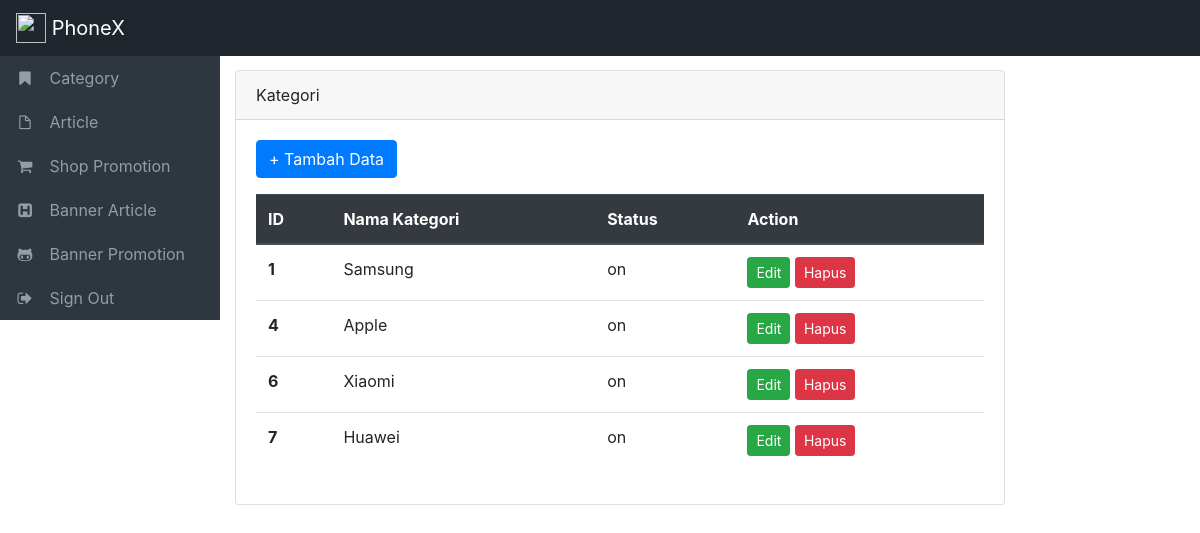
The app's page /index.php/admin/kategori with its own data.
### tables this page shows
CREATE TABLE `kategori` (
  `kategori_id` int(10) NOT NULL,
  `kategori` varchar(100) NOT NULL,
  `status` enum('on','off') NOT NULL
);

### application/controllers/Admin.php (called while the page is built, shortened)
<?php
class Admin extends CI_Controller{
    public function __construct()
    {
        $this->load->model('Admin_model');
        $this->load->library('form_validation');
    }
    public function kategori(){
        $data['kategori'] = $this->Admin_model->getAllKategori();
        $this->load->view('admin/template/header');
        $this->load->view('admin/module/kategori/kategori_view',$data);
        $this->load->view('admin/template/footer');
    }
}

### index.php (called while the page is built, shortened)
<?php
require_once BASEPATH.'core/CodeIgniter.php';

### application/models/Admin_model.php (called while the page is built, shortened)
<?php
class Admin_model extends CI_Model{
    public function getAllKategori()
    {
        return $this->db->get('kategori')->result_array();
    }
}

### application/views/admin/module/kategori/kategori_view.php (the view, shortened to what this page needs)
<div class="content col-md-8">
    <div class="card">
    <div class="card-header">
        Kategori
    </div>
    <div class="card-body">
    <a class="btn btn-primary" href="<?= BASE_URL();?>admin/tambahKategori" role="button">+ Tambah Data</a>
    <table class="table mt-3">
        <thead class="thead-dark">
            <tr>
            <th scope="col">ID</th>
            <th scope="col">Nama Kategori</th>
            <th scope="col">Status</th>
            <th scope="col">Action</th>
            </tr>
        </thead>
        <tbody>
        <?php foreach($kategori as $catg):?>
        <tr>
            <th scope="row"><?= $catg['kategori_id'];?></th>
            <td><?= $catg['kategori'];?></td>
            <td><?= $catg['status'];?></td>
            <td>
                <a class="btn btn-success btn-sm" href="<?= BASE_URL();?>admin/ubahKategori/<?= $catg['kategori_id'];?>" role="button">Edit</a>
                <a class="btn btn-danger btn-sm" href="<?= BASE_URL();?>admin/hapusKategori/<?= $catg['kategori_id'];?>" onclick="return confirm('Apakah anda yakin ingin menghapus data ini?');" role="button">Hapus</a>
            </td>
        </tr>
        <?php endforeach;?>
        </tbody>
    </table>
    </div>
    </div>
</div>

### assets/css/style.css (style rules this page uses)
.content { margin-left: 220px; margin-top: -250px; }

### records on screen
kategori: kategori_id "1", kategori "Samsung", status "on"
kategori: kategori_id "4", kategori "Apple", status "on"
kategori: kategori_id "6", kategori "Xiaomi", status "on"
kategori: kategori_id "7", kategori "Huawei", status "on"
